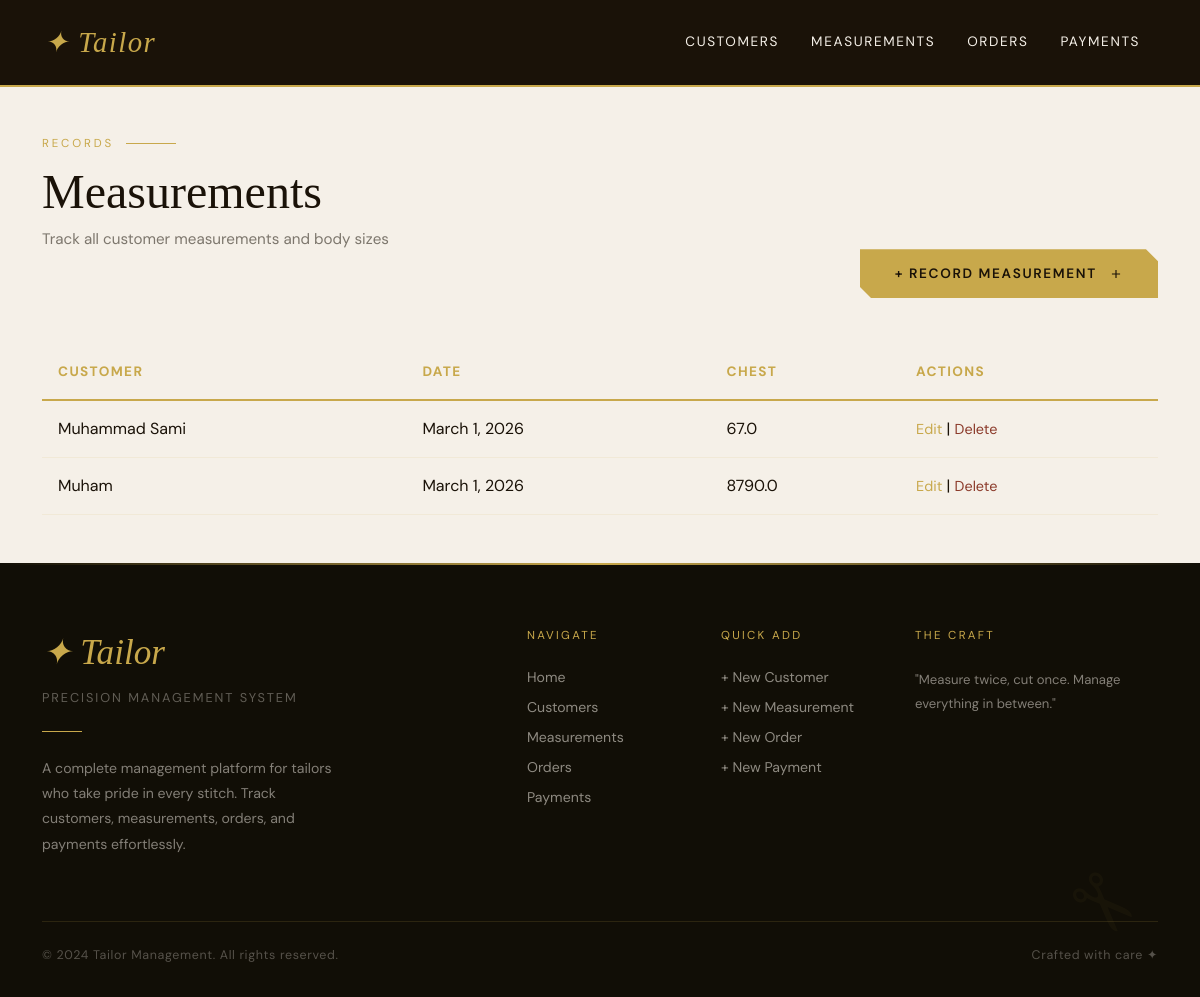
Screenshot of /measurements/ with the database file from the repository.
### tailor/models.py (models this page shows, shortened)
class Measurement(models.Model):
    customer = models.ForeignKey(Customer, on_delete=models.CASCADE)
    chest = models.FloatField()
    waist = models.FloatField()
    shoulder = models.FloatField()
    arm_length = models.FloatField()
    shalwar_length = models.FloatField()
    collar = models.FloatField()
    date_taken = models.DateField(auto_now_add=True)

class Customer(models.Model):
    GENDER_CHOICES = (
        ('Male', 'Male'),
        ('Female', 'Female'),
    )
    name = models.CharField(max_length=100)
    phone = models.CharField(max_length=15)
    address = models.TextField()
    gender = models.CharField(max_length=10, choices=GENDER_CHOICES)

### tailor/views.py (the view)
# urls.py: path('measurements/', views.MeasurementListView.as_view(), name='measurement-list'),
class MeasurementListView(generic.ListView):
    model = Measurement
    template_name = 'tailor/measurement_list.html'
    context_object_name = 'measurements'

### tailor/templates/tailor/measurement_list.html (shortened to what this page needs)
{% extends 'tailor/base.html' %}
{% block content %}
<div class="page-content">
  <div class="container">
    <div class="row mb-5 reveal">
      <div class="col-lg-6">
        <p class="section-label">Records</p>
        <h2 class="section-heading">Measurements</h2>
        <p class="section-sub">Track all customer measurements and body sizes</p>
      </div>
      <div class="col-lg-6 d-flex align-items-end justify-content-lg-end">
        <a href="{% url 'measurement-add' %}" class="hero-cta" style="animation: none; opacity: 1;">
          + Record Measurement
          <svg width="14" height="14" viewBox="0 0 24 24" fill="none" stroke="currentColor" stroke-width="2"><path d="M12 5v14m-7-7h14"/></svg>
        </a>
      </div>
    </div>
    {% if object_list %}
    <div style="overflow-x: auto;">
      <table style="width: 100%; border-collapse: collapse;">
        <thead>
          <tr style="border-bottom: 2px solid var(--gold);">
            <th style="text-align: left; padding: 1rem; color: var(--gold); font-size: 0.85rem; text-transform: uppercase; letter-spacing: 0.1em;">Customer</th>
            <th style="text-align: left; padding: 1rem; color: var(--gold); font-size: 0.85rem; text-transform: uppercase; letter-spacing: 0.1em;">Date</th>
            <th style="text-align: left; padding: 1rem; color: var(--gold); font-size: 0.85rem; text-transform: uppercase; letter-spacing: 0.1em;">Chest</th>
            <th style="text-align: left; padding: 1rem; color: var(--gold); font-size: 0.85rem; text-transform: uppercase; letter-spacing: 0.1em;">Actions</th>
          </tr>
        </thead>
        <tbody>
          {% for m in object_list %}
          <tr style="border-bottom: 1px solid rgba(200,168,75,0.1);">
            <td style="padding: 1rem;"><a href="{% url 'measurement-detail' m.pk %}" style="color: var(--ink); text-decoration: none;">{{ m.customer.name }}</a></td>
            <td style="padding: 1rem;">{{ m.date_taken }}</td>
            <td style="padding: 1rem;">{{ m.chest }}</td>
            <td style="padding: 1rem;">
              <a href="{% url 'measurement-edit' m.pk %}" style="color: var(--gold); text-decoration: none; font-size: 0.9rem;">Edit</a> |
              <a href="{% url 'measurement-delete' m.pk %}" style="color: var(--rust); text-decoration: none; font-size: 0.9rem;">Delete</a>
            </td>
          </tr>
          {% endfor %}
        </tbody>
      </table>
    </div>
    {% else %}
    <div class="text-center mt-4" style="color: rgba(26,18,8,0.5); font-size: 0.9rem;">
      No measurements yet. <a href="{% url 'measurement-add' %}" style="color: var(--gold);">Record first measurement →</a>
    </div>
    {% endif %}
  </div>
</div>
{% endblock %}

### tailor/templates/tailor/base.html (style rules this page uses)
:root { --ink: #1a1208; --cream: #f5f0e8; --gold: #c8a84b; --gold-light: #e8d5a0; --rust: #8b3a2a; --sage: #4a5e4a; --card-bg: #fffdf8; --shadow: rgba(26,18,8,0.12); }
* { margin: 0; padding: 0; box-sizing: border-box; }
body { font-family: 'DM Sans', sans-serif; background: var(--cream); color: var(--ink); overflow-x: hidden; }
.hero-cta { display: inline-flex; align-items: center; gap: 0.75rem; padding: 0.9rem 2.2rem; background: var(--gold); color: var(--ink); font-size: 0.85rem; letter-spacing: 0.12em; text-transform: uppercase; font-weight: 600; text-decoration: none; transition: all 0.3s ease; opacity: 0; animation: fadeUp 0.8s 1s ease forwards; clip-path: polygon(0 0, calc(100% - 12px) 0, 100% 12px, 100% 100%, 12px 100%, 0 calc(100% - 12px)); }
.section-label { font-size: 0.72rem; letter-spacing: 0.25em; text-transform: uppercase; color: var(--gold); margin-bottom: 0.75rem; display: flex; align-items: center; gap: 0.75rem; }
.section-label::after { content: ''; flex: 1; max-width: 50px; height: 1px; background: var(--gold); }
.section-heading { font-family: 'Playfair Display', serif; font-size: clamp(2rem, 4vw, 3.2rem); color: var(--ink); margin-bottom: 0.5rem; line-height: 1.15; }
.section-sub { color: rgba(26,18,8,0.55); font-size: 0.95rem; margin-bottom: 3rem; }
.page-content { min-height: 40vh; padding: 3rem 0; background: var(--cream); }
.reveal { opacity: 0; transform: translateY(30px); transition: opacity 0.7s ease, transform 0.7s ease; }
.reveal.visible { opacity: 1; transform: translateY(0); }

### rows the page displays
Measurement: customer.name "Muhammad Sami", date_taken "March 1, 2026", chest "67.0"
Measurement: customer.name "Muham", date_taken "March 1, 2026", chest "8790.0"
